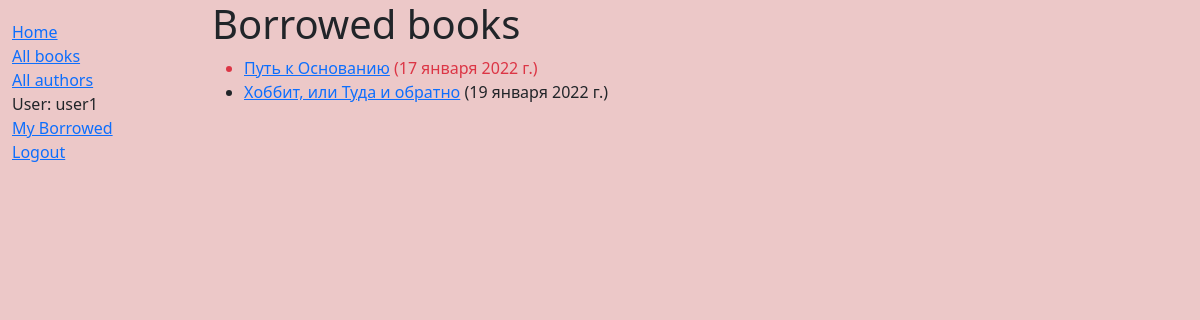
Page /mybooks (signed in) on the committed database.
### catalog/models.py (models this page shows, shortened)
class BookInstance(models.Model):
    id = models.UUIDField(primary_key=True, default=uuid.uuid4, help_text="Уникальный ID для этой конкретной книги во всей библиотеке")
    book = models.ForeignKey('Book', on_delete=models.SET_NULL, null=True)
    imprint = models.CharField(max_length=200)
    due_back = models.DateField(null=True, blank=True)
    borrower = models.ForeignKey(User, on_delete=models.SET_NULL, null=True, blank=True)
    @property
    def is_overdue(self):
        if self.due_back and date.today() > self.due_back:
            return True
        return False
    LOAN_STATUS = (
        ('m', 'Maintenance'),
        ('o', 'On loan'),
        ('a', 'Available'),
        ('r', 'Reserved'),
    )
    status = models.CharField(max_length=1, choices=LOAN_STATUS, blank=True, default='m', help_text='Book availability')
    class Meta:
        ordering = ["due_back"]
        permissions = (("can_mark_returned", "Set book as returned"),)

class Book(models.Model):
    title = models.CharField(max_length=200)
    author = models.ForeignKey('Author', on_delete=models.SET_NULL, null=True)  # null=True, позволяет базе данных хранить значение Null, если автор не выбран
    summary = models.TextField(max_length=1000, help_text="Введите краткое описание книги")
    isbn = models.CharField('ISBN',max_length=13, help_text='13 символов <a href="https://www.isbn-international.org/content/what-isbn">ISBN number</a>')
    genre = models.ManyToManyField(Genre, help_text="Выберите жанр для книги")
    def display_genre(self):
        """
        Creates a string for the Genre. This is required to display genre in Admin.
        """
        return ', '.join([ genre.name for genre in self.genre.all()[:3] ])
    display_genre.short_description = 'Genre'

### catalog/views.py (the view)
# urls.py: path('mybooks', views.LoanedBooksByUserListView.as_view(), name='my-borrowed'),
class LoanedBooksByUserListView(LoginRequiredMixin,generic.ListView):
    model = BookInstance
    template_name ='catalog/bookinstance_list_borrowed_user.html'
    paginate_by = 10
    def get_queryset(self):
        return BookInstance.objects.filter(borrower=self.request.user).filter(status__exact='o').order_by('due_back')

### catalog/templates/catalog/bookinstance_list_borrowed_user.html
{% extends 'catalog/layout.html' %}
{% block content %}
    <h1>Borrowed books</h1>
    {% if bookinstance_list %}
    <ul>
      {% for bookinst in bookinstance_list %}
      <li class="{% if bookinst.is_overdue %}text-danger{% endif %}">
        <a href="{% url 'book-detail' bookinst.book.pk %}">{{bookinst.book.title}}</a> ({{ bookinst.due_back }})
      </li>
      {% endfor %}
    </ul>
    {% else %}
      <p>There are no books borrowed.</p>
    {% endif %}
{% endblock %}

### catalog/templates/catalog/layout.html (shortened to what this page needs)
{% load static %}
<!DOCTYPE html>
<html lang="ru">
<head>
    <link rel="stylesheet" href="{% static 'catalog/css/bootstrap.min.css' %}">
    <link rel="stylesheet" href="{% static 'catalog/css/main.css' %}">
    <link rel="stylesheet" href="{% static 'catalog/css/all.css' %}">
    <link rel="stylesheet" href="https://use.fontawesome.com/releases/v5.15.4/css/all.css">
</head>
<body>
    <div class="container-fluid">
        <div class="row">
            <div class="col-sm-2">
            {% block sidebar %}
            <ul class="sidebar-nav">
                <li><a href="{% url 'index' %}">Home</a></li>
                <li><a href="{% url 'books' %}">All books</a></li>
                <li><a href="{% url 'authors' %}">All authors</a></li>
            {% if user.is_authenticated %}
                <li>User: {{ user.get_username }}</li>
                <li><a href="{% url 'my-borrowed' %}">My Borrowed</a></li>
                <li><a href="{% url 'logout'%}?next={{request.path}}">Logout</a></li>
            {% else %}
                <li><a href="{% url 'login'%}?next={{request.path}}">Login</a></li>
            {% endif %}
            </ul>
            {% endblock %}
        </div>
        <div class="col-sm-10 ">
            {% block content %}{% endblock %}
          </div>
        </div>
    </div>
</body>
</html>

### catalog/static/catalog/css/main.css (style rules this page uses)
body { background-color: rgb(236, 200, 200); }
.sidebar-nav { margin-top: 20px; padding: 0; list-style: none; }

### rows in the picture
BookInstance: book "Путь к Основанию", due_back "17 января 2022 г."
BookInstance: book "Хоббит, или Туда и обратно", due_back "19 января 2022 г."

### other values in the picture
{{ user.get_username }} "user1"
